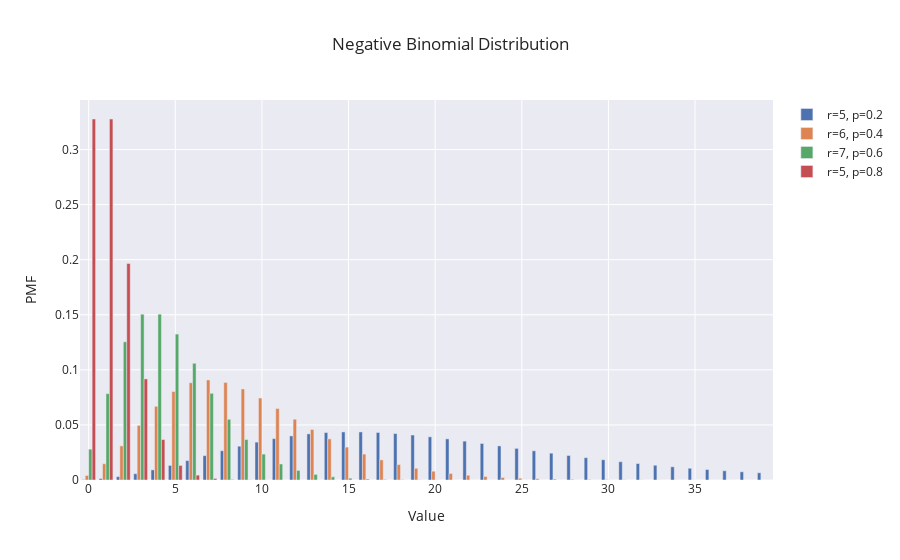

This figure's notebook cell:
### Code cell
nbinom_fig = go.Figure()
x = np.arange(0, 40)
for r, p in [(5, 0.2), (6, 0.4), (7, 0.6), (5, 0.8)]:
    nbinom_fig.add_trace(
        go.Bar(x=x, y=sts.nbinom.pmf(x, r, p), name=f"r={r}, p={p}")
        )
nbinom_fig.update_layout(title="Negative Binomial Distribution", xaxis_title="Value", yaxis_title="PMF", barmode="group")
